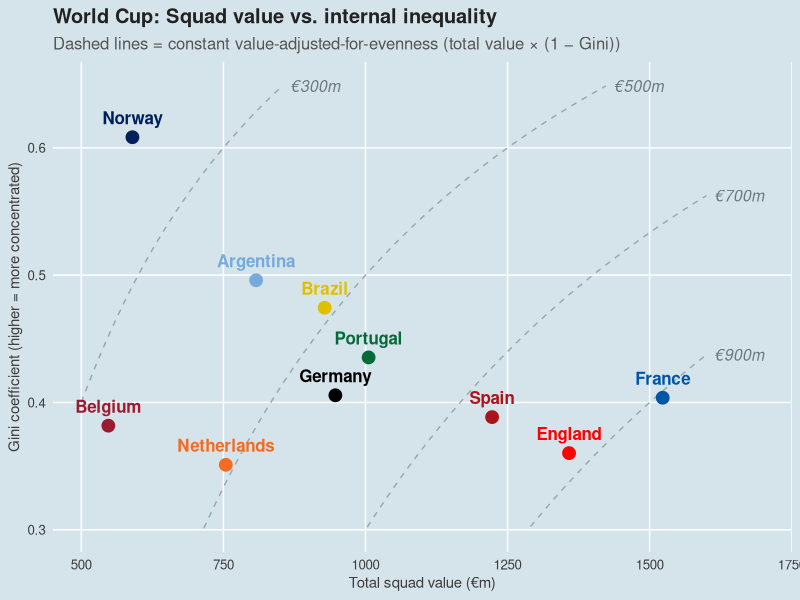
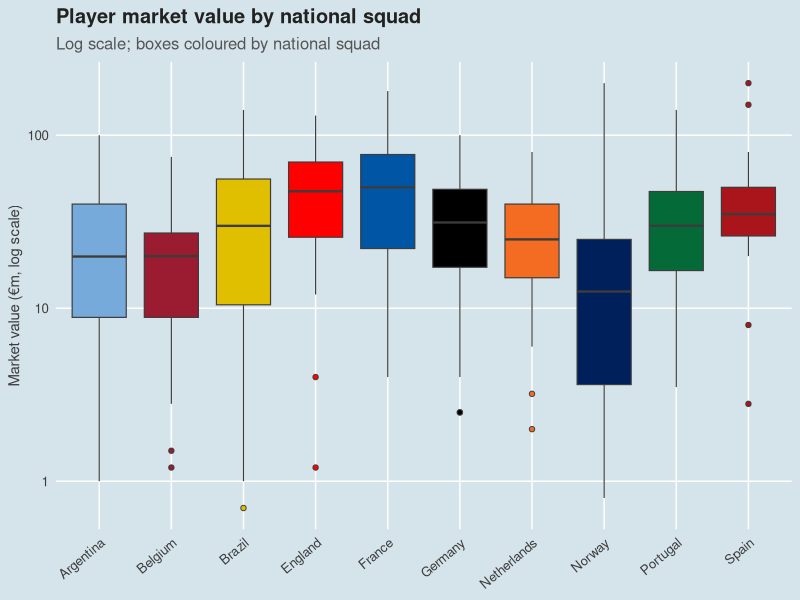
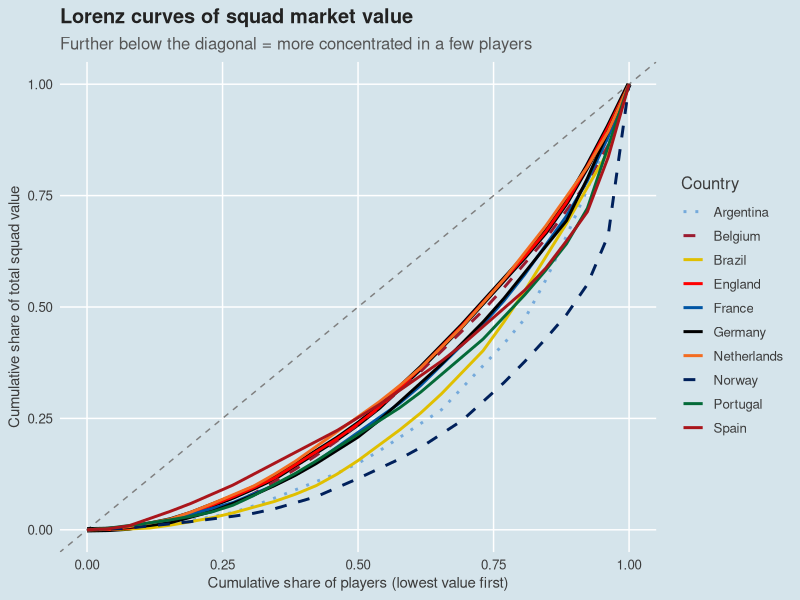
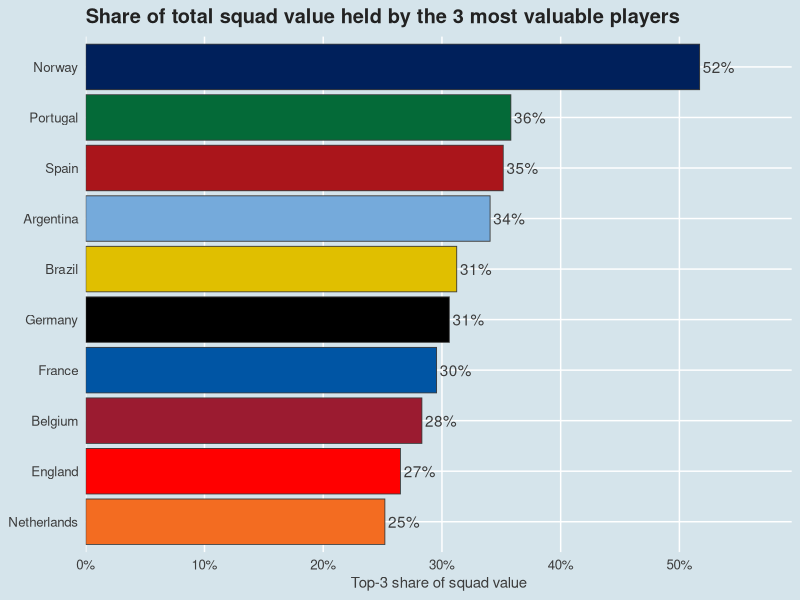
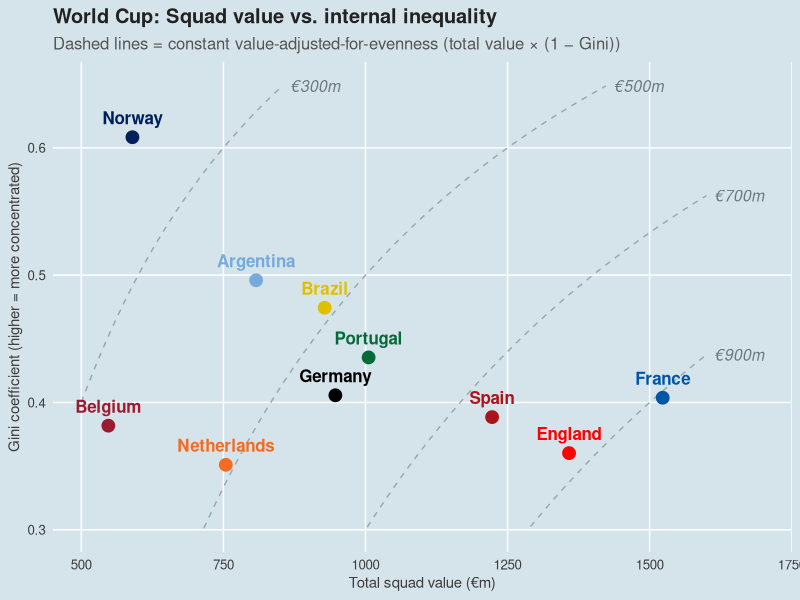

Write R code to recreate these figures, in order.
## ---------------------------------------------------------------------------
## analyse_market_value.R
##
## Squad market values for France, England, Spain, Portugal, Germany
## (5 squads x 26 players, scraped from transfermarkt-style listing).
##
## Focus: variation in market value, and whether England's squad value is
## more *concentrated* (i.e. driven by a smaller number of expensive players)
## than the other squads, rather than just larger on average.
##
## Concentration is operationalised three ways, since "concentration" is
## ambiguous and each measure picks up something different:
##   1. Gini coefficient of player values within each squad
##   2. Share of total squad value held by the top-3 / top-5 players
##   3. Coefficient of variation (sd/mean) of player values
## A squad can have a high CV (lots of variance) without being "concentrated"
## in the sense of star-dependence; the top-N share is the more direct test
## of the claim "talent is concentrated [in a few players] in England".
## ---------------------------------------------------------------------------

suppressMessages({
  library(dplyr)
  library(ggplot2)
})

df <- read.csv("players.csv", stringsAsFactors = FALSE)

## --- Clean ------------------------------------------------------------------

## MarketValue comes as either "€30.00m" (millions) or "€700k" (thousands) --
## both need converting to a common unit (millions of euros).
parse_value_m <- function(x) {
  x <- trimws(x)
  is_k <- grepl("k$", x)
  num <- as.numeric(gsub("[€mk]", "", x))
  ifelse(is_k, num / 1000, num)
}

df <- df %>%
  mutate(
    Country = factor(Country, levels = sort(unique(Country))),
    ValueM = parse_value_m(MarketValue),
    Age = as.numeric(Age),
    HeightM = as.numeric(gsub(",", ".", gsub("m$", "", Height))),
    Caps = suppressWarnings(as.numeric(Caps)),
    Goals = suppressWarnings(as.numeric(Goals))
  )

stopifnot(all(!is.na(df$ValueM)))  # fail loudly if parsing broke anything

## --- Gini coefficient (no external dependency: ineq pkg not assumed) -------

gini <- function(x) {
  x <- sort(x)
  n <- length(x)
  if (n <= 1 || sum(x) == 0) return(NA_real_)
  # standard discrete Gini formula
  (2 * sum(seq_len(n) * x) - (n + 1) * sum(x)) / (n * sum(x))
}

top_n_share <- function(x, n) {
  x <- sort(x, decreasing = TRUE)
  sum(x[seq_len(min(n, length(x)))]) / sum(x)
}

## --- Squad-level summary -----------------------------------------------------

squad_summary <- df %>%
  group_by(Country) %>%
  summarise(
    n_players   = n(),
    total_value = sum(ValueM),
    mean_value  = mean(ValueM),
    median_value = median(ValueM),
    sd_value    = sd(ValueM),
    cv          = sd_value / mean_value,
    gini        = gini(ValueM),
    top3_share  = top_n_share(ValueM, 3),
    top5_share  = top_n_share(ValueM, 5),
    max_value   = max(ValueM),
    .groups = "drop"
  ) %>%
  arrange(desc(gini))

cat("\n=== Squad-level market value summary (€m) ===\n")
print(as.data.frame(squad_summary), row.names = FALSE, digits = 3)

## --- Headline test of "talent is concentrated in England" -----------------
## Compare England's Gini / top-3 share against the other four squads.

cat("\n=== Is England the most concentrated squad? ===\n")
rank_tbl <- squad_summary %>%
  mutate(
    gini_rank = rank(-gini),
    top3_rank = rank(-top3_share),
    total_value_rank = rank(-total_value)
  ) %>%
  select(Country, gini, gini_rank, top3_share, top3_rank, total_value, total_value_rank)
print(as.data.frame(rank_tbl), row.names = FALSE, digits = 3)

england_gini_rank <- rank_tbl$gini_rank[rank_tbl$Country == "England"]
n_squads <- nrow(squad_summary)
cat(sprintf(
  "\nEngland ranks %s of %d on Gini concentration (1 = most concentrated).\n",
  england_gini_rank, n_squads
))
cat(sprintf(
  "England's squad total value (€%.0fm) is %s of %d (1 = largest) -- so check whether\n",
  rank_tbl$total_value[rank_tbl$Country == "England"],
  rank_tbl$total_value_rank[rank_tbl$Country == "England"], n_squads
))
cat("any 'concentration' is really just scale (bigger squads -> bigger absolute gaps).\n")

## --- Decompose: is concentration about total value or distribution shape? -

## Spearman correlation between total squad value and Gini across squads
cor_total_gini <- cor(squad_summary$total_value, squad_summary$gini, method = "spearman")
cat(sprintf("\nSpearman correlation(total squad value, Gini) across %d squads = %.2f (n=%d, indicative only)\n",
            n_squads, cor_total_gini, n_squads))

## --- Position-level check: where does England's value sit? ----------------
## "Concentration" claims about England often mean attack/creative positions.
## Collapse detailed positions into broad lines.

position_map <- c(
  "Goalkeeper" = "GK",
  "Centre-Back" = "DEF", "Left-Back" = "DEF", "Right-Back" = "DEF",
  "Defensive Midfield" = "MID", "Central Midfield" = "MID",
  "Left Midfield" = "MID", "Right Midfield" = "MID",
  "Attacking Midfield" = "MID",
  "Left Winger" = "ATT", "Right Winger" = "ATT",
  "Second Striker" = "ATT", "Centre-Forward" = "ATT"
)

df <- df %>%
  mutate(Line = factor(position_map[Position], levels = c("GK", "DEF", "MID", "ATT")))

line_summary <- df %>%
  group_by(Country, Line) %>%
  summarise(total_value = sum(ValueM), mean_value = mean(ValueM), n = n(), .groups = "drop")

cat("\n=== Total squad value by country and position line (€m) ===\n")
print(
  as.data.frame(
    tidyr_spread_fallback <- reshape(
      as.data.frame(line_summary[, c("Country", "Line", "total_value")]),
      idvar = "Country", timevar = "Line", direction = "wide"
    )
  ),
  row.names = FALSE, digits = 3
)

## --- ANOVA / Kruskal-Wallis: do squads differ in player value distribution? -
## (Sample is the entire population of 26-man squads, not a random sample,
## so treat the test as descriptive, not as formal inference to a population.)

cat("\n=== Kruskal-Wallis test: ValueM by Country (descriptive, not a random sample) ===\n")
print(kruskal.test(ValueM ~ Country, data = df))

cat("\n=== One-way ANOVA on log(ValueM) by Country (values are heavily right-skewed) ===\n")
print(summary(aov(log(ValueM) ~ Country, data = df)))

## --- Plots ------------------------------------------------------------------

dir.create("figures", showWarnings = FALSE)

## National colour palette. Three countries map onto "blue" (France, Norway,
## Argentina) and two onto "red" (Spain, Belgium), so colour alone won't
## distinguish them reliably -- linetype carries the second dimension for
## those pairs/triples. England is white, which needs a black outline to
## read against a light background; handled separately below.
country_colors <- c(
  Argentina   = "#75AADB",  # light blue
  Belgium     = "#9B1B30",  # dark red/maroon
  Brazil      = "#E0BF00",  # yellow
  England     = "#FF0000",  # white (outlined separately)
  France      = "#0055A4",  # blue
  Germany     = "#000000",  # black
  Netherlands = "#F36C21",  # orange
  Norway      = "#00205B",  # dark navy blue
  Portugal    = "#046A38",  # green
  Spain       = "#AA151B"   # red
)

country_linetypes <- c(
  Argentina   = "dotted",  # blue family member 3
  Belgium     = "dashed",  # red family member 2
  Brazil      = "solid",
  England     = "solid",
  France      = "solid",   # blue family member 1
  Germany     = "solid",
  Netherlands = "solid",
  Norway      = "dashed",  # blue family member 2
  Portugal    = "solid",
  Spain       = "solid"    # red family member 1
)

## "Economist"-style theme: pale blue-grey background, white gridlines, no
## minor gridlines, dark grey text, bold sans-serif title.
theme_economist_ish <- function(base_size = 12) {
  econ_bg <- "#D5E4EB"
  theme_minimal(base_size = base_size) +
    theme(
      plot.background  = element_rect(fill = econ_bg, colour = NA),
      panel.background  = element_rect(fill = econ_bg, colour = NA),
      legend.background = element_rect(fill = econ_bg, colour = NA),
      legend.key        = element_rect(fill = econ_bg, colour = NA),
      panel.grid.major  = element_line(colour = "white", linewidth = 0.5),
      panel.grid.minor  = element_blank(),
      text              = element_text(colour = "#3C3C3C"),
      plot.title        = element_text(face = "bold", size = base_size * 1.2, colour = "#222222"),
      plot.subtitle     = element_text(colour = "#555555"),
      axis.title        = element_text(size = base_size * 0.9),
      axis.text         = element_text(colour = "#3C3C3C")
    )
}

## 1. Boxplot of player value by country (log scale - heavy right skew)
## Coloured by national squad rather than position line; England gets a
## thin black outline so the white fill reads against the pale background.
p1 <- ggplot(df, aes(x = Country, y = ValueM, fill = Country)) +
  geom_boxplot(outlier.shape = 21, outlier.size = 1.5, colour = "#3C3C3C", linewidth = 0.4) +
  scale_fill_manual(values = country_colors, guide = "none") +
  scale_y_log10() +
  labs(
    title = "Player market value by national squad",
    subtitle = "Log scale; boxes coloured by national squad",
    x = NULL, y = "Market value (\u20acm, log scale)"
  ) +
  theme_economist_ish() +
  theme(axis.text.x = element_text(angle = 40, hjust = 1))

ggsave("figures/boxplot_value_by_country.png", p1, width = 9, height = 5.5, dpi = 150, bg = "#D5E4EB")

## 2. Lorenz curves - the direct visual test of "concentration"
lorenz_points <- df %>%
  group_by(Country) %>%
  arrange(ValueM) %>%
  mutate(
    cum_players = row_number() / n(),
    cum_value = cumsum(ValueM) / sum(ValueM)
  ) %>%
  ungroup()

# add (0,0) origin per country for clean curves
origin <- lorenz_points %>%
  distinct(Country) %>%
  mutate(cum_players = 0, cum_value = 0)

lorenz_points <- bind_rows(origin, lorenz_points[, c("Country", "cum_players", "cum_value")]) %>%
  arrange(Country, cum_players)

p2 <- ggplot(lorenz_points, aes(x = cum_players, y = cum_value,
                                colour = Country, linetype = Country)) +
  geom_abline(slope = 1, intercept = 0, linetype = "dashed", colour = "grey50") +
  # black outline pass for England so its white line reads against the
  # pale background -- drawn first, slightly thicker, then white on top.
  geom_line(
    data = filter(lorenz_points, Country == "England"),
    colour = "black", linewidth = 1.8, linetype = "solid"
  ) +
  geom_line(linewidth = 1) +
  scale_colour_manual(values = country_colors) +
  scale_linetype_manual(values = country_linetypes) +
  labs(
    title = "Lorenz curves of squad market value",
    subtitle = "Further below the diagonal = more concentrated in a few players",
    x = "Cumulative share of players (lowest value first)",
    y = "Cumulative share of total squad value",
    colour = "Country", linetype = "Country"
  ) +
  theme_economist_ish()

ggsave("figures/lorenz_curves.png", p2, width = 8, height = 6.5, dpi = 150, bg = "#D5E4EB")

## 3. Top-3 share bar chart
p3 <- ggplot(squad_summary, aes(x = reorder(Country, top3_share), y = top3_share, fill = Country)) +
  geom_col(colour = "#3C3C3C", linewidth = 0.3) +
  geom_text(aes(label = scales::percent(top3_share, accuracy = 1)), hjust = -0.1, colour = "#3C3C3C") +
  scale_fill_manual(values = country_colors, guide = "none") +
  coord_flip() +
  scale_y_continuous(labels = scales::percent, expand = expansion(mult = c(0, 0.15))) +
  labs(
    title = "Share of total squad value held by the 3 most valuable players",
    x = NULL, y = "Top-3 share of squad value"
  ) +
  theme_economist_ish()

ggsave("figures/top3_share.png", p3, width = 8, height = 5, dpi = 150, bg = "#D5E4EB")

## 4. Total value vs Gini, with isoquants of value-adjusted-for-evenness
## (value_adj = total_value * (1 - gini)). Points on the same curve have the
## same adjusted value via different routes (high value & high inequality vs
## lower value & low inequality).

squad_summary <- squad_summary %>%
  mutate(value_adj = total_value * (1 - gini))

iso_levels <- c(300, 500, 700, 900)
x_grid <- seq(500, 1600, length.out = 200)

iso_data <- do.call(rbind, lapply(iso_levels, function(k) {
  y <- 1 - k / x_grid
  data.frame(k = k, x = x_grid, y = y)
})) %>%
  filter(y >= 0, y <= 0.65)  # keep within plotted range, avoid runaway curves

iso_labels <- iso_data %>%
  group_by(k) %>%
  slice_max(x, n = 1) %>%
  ungroup()

p4 <- ggplot() +
  geom_line(
    data = iso_data, aes(x = x, y = y, group = k),
    colour = "#9AA7AD", linewidth = 0.5, linetype = "dashed"
  ) +
  geom_text(
    data = iso_labels, aes(x = x, y = y, label = paste0("\u20ac", k, "m")),
    colour = "#6B7780", size = 4, hjust = 0, nudge_x = 15, fontface = "italic"
  ) +
  geom_point(
    data = squad_summary, aes(x = total_value, y = gini, colour = Country),
    size = 4
  ) +
  geom_text(
    data = squad_summary, aes(x = total_value, y = gini, label = Country, colour = Country),
    vjust = -1, size = 4.3, fontface = "bold", show.legend = FALSE
  ) +
  scale_colour_manual(values = country_colors, guide = "none") +
  scale_x_continuous(limits = c(450, 1750), expand = c(0, 0)) +
  scale_y_continuous(limits = c(0.30, 0.65), labels = scales::number_format(accuracy = 0.1)) +
  labs(
    title = "World Cup: Squad value vs. internal inequality",
    subtitle = "Dashed lines = constant value-adjusted-for-evenness (total value \u00d7 (1 \u2212 Gini))",
    x = "Total squad value (\u20acm)",
    y = "Gini coefficient (higher = more concentrated)"
  ) +
  theme_economist_ish()

ggsave("figures/value_vs_gini_isoquants.png", p4, width = 9.5, height = 7, dpi = 150, bg = "#D5E4EB")

cat("\nFigures written to ./figures/: boxplot_value_by_country.png, lorenz_curves.png, top3_share.png, value_vs_gini_isoquants.png\n")

## --- Save tidy summary tables for reuse -------------------------------------

write.csv(squad_summary, "squad_summary.csv", row.names = FALSE)
write.csv(line_summary, "line_summary.csv", row.names = FALSE)

cat("\nDone. Summary tables written to squad_summary.csv and line_summary.csv\n")

p4
